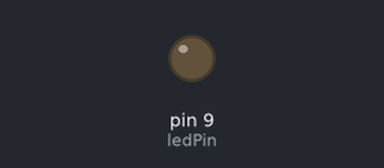
The sketch below on a simulated Arduino Uno, built with avr-gcc and run on an emulated ATmega328P. Shown: output pins drawn as LEDs (lit = HIGH).

Above: at 0.1 s.
Timing chart, 0 to 1.6 s (numbered marks = the images above):
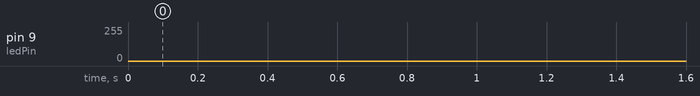

The sketch:

Tx_Ones.ino
```cpp
//17char=216bit=AFR(9.7->9.825)
// int values [] = {0, 0, 0, 0, 207, 215, 214, 210, 217, 206, 217, 214, 200, 210, 200, 205, 207, 217, 217, 201, 217, 217, 211, 213, 202, 200, 211, 200, 217, 215, 204, 209, 212, 217, 204, 209, 212, 210, 209, 211, 200, 202, 216, 217, 202, 217, 216, 214, 217, 200, 209, 208, 212, 211, 206, 200, 207, 211, 216, 212, 212, 217, 200, 215, 217, 207, 209, 210, 217, 202, 204, 204, 217, 206, 204, 214, 200, 206, 211, 214, 212, 216, 211, 217, 212, 209, 204, 217, 217, 200, 211, 211, 217, 213, 211, 211, 200, 209, 204, 207, 217, 213, 209, 217, 0, 0, 0, 0, 0, 0, 0, 0, 202, 209, 216, 217, 207, 209, 216, 215, 202, 200, 209, 200, 212, 202, 211, 209, 207, 217, 204, 213, 217, 216, 204, 200, 207, 208, 211, 209, 217, 209, 207, 208, 217, 206, 207, 200, 200, 217, 207, 214, 217, 212, 207, 210, 207, 209, 206, 200, 212, 200, 209, 217, 217, 213, 200, 217, 212, 209, 216, 209, 207, 212, 204, 207, 212, 206, 200, 215, 217, 203, 211, 203, 212, 209, 217, 217, 207, 214, 209, 209, 212, 217, 209, 203, 207, 200, 216, 206, 202, 212, 216, 212, 255, 255, 255, 255, 255, 255, 255, 255, 0, 0, 0, 0};
// int values [] = {0, 0, 0, 0, 217, 211, 211, 212, 212, 208, 214, 209, 207, 214, 204, 203, 200, 217, 217, 206, 217, 211, 207, 216, 200, 204, 207, 209, 207, 211, 207, 216, 217, 204, 207, 209, 217, 210, 212, 209, 207, 214, 200, 212, 207, 200, 212, 217, 217, 208, 209, 206, 212, 200, 217, 213, 212, 208, 200, 202, 212, 210, 205, 217, 212, 214, 209, 215, 217, 214, 214, 212, 207, 217, 204, 209, 202, 211, 217, 203, 200, 208, 211, 206, 217, 217, 212, 211, 207, 217, 205, 204, 207, 212, 212, 211, 200, 200, 217, 204, 217, 216, 216, 211, 0, 0, 0, 0, 0, 0, 0, 0, 207, 215, 200, 217, 212, 200, 209, 214, 207, 200, 206, 208, 200, 214, 211, 206, 212, 204, 211, 202, 217, 217, 204, 216, 217, 214, 204, 206, 217, 217, 206, 206, 217, 211, 216, 212, 200, 208, 200, 209, 212, 214, 209, 203, 212, 207, 207, 212, 212, 204, 214, 217, 217, 201, 207, 206, 202, 217, 200, 209, 207, 212, 206, 211, 212, 206, 216, 217, 217, 203, 200, 214, 202, 209, 209, 208, 217, 202, 200, 208, 212, 206, 216, 216, 207, 206, 206, 217, 212, 216, 209, 202, 250, 250, 250, 250, 250, 250, 250, 250, 0, 0, 0, 0};
// int values [] = {0, 0, 0, 0, 217, 217, 211, 211, 217, 200, 211, 217, 202, 210, 204, 214, 207, 202, 204, 208, 212, 214, 200, 216, 207, 204, 204, 206, 217, 217, 217, 206, 207, 214, 211, 202, 212, 206, 217, 211, 200, 216, 204, 207, 202, 202, 214, 217, 217, 206, 211, 211, 202, 209, 214, 204, 212, 206, 207, 207, 212, 217, 200, 217, 217, 212, 207, 201, 212, 213, 207, 209, 217, 207, 214, 216, 202, 200, 207, 209, 212, 215, 200, 216, 207, 216, 217, 215, 207, 209, 212, 200, 217, 216, 205, 207, 200, 209, 212, 213, 217, 201, 217, 217, 0, 0, 0, 0, 0, 0, 0, 0, 207, 217, 207, 206, 200, 207, 217, 209, 207, 204, 207, 212, 212, 217, 217, 209, 207, 214, 200, 213, 212, 214, 202, 200, 217, 204, 206, 209, 207, 215, 205, 210, 217, 217, 212, 208, 200, 202, 217, 200, 207, 213, 212, 214, 202, 214, 214, 209, 217, 204, 211, 213, 212, 217, 217, 200, 200, 214, 204, 209, 217, 216, 207, 200, 207, 209, 207, 209, 217, 216, 207, 217, 207, 209, 207, 200, 212, 205, 211, 203, 207, 217, 217, 206, 212, 217, 204, 212, 200, 204, 214, 209, 250, 250, 250, 250, 250, 250, 250, 250, 0, 0, 0, 0};
// int values [] = {0, 0, 0, 0, 217, 207, 207, 215, 217, 207, 200, 217, 207, 207, 207, 200, 207, 207, 214, 216, 212, 214, 216, 217, 207, 204, 216, 200, 212, 217, 209, 203, 200, 214, 209, 211, 207, 213, 211, 200, 212, 209, 217, 217, 207, 209, 204, 217, 202, 200, 214, 209, 217, 212, 200, 207, 207, 212, 212, 207, 217, 212, 217, 207, 207, 212, 212, 207, 207, 215, 214, 210, 217, 206, 217, 214, 200, 210, 200, 205, 207, 217, 217, 201, 207, 208, 209, 213, 202, 202, 216, 200, 217, 217, 216, 209, 202, 216, 209, 209, 217, 201, 212, 215, 0, 0, 0, 0, 0, 0, 0, 0, 202, 217, 212, 213, 202, 207, 212, 202, 202, 204, 212, 217, 212, 212, 204, 200, 217, 217, 204, 217, 212, 213, 211, 202, 207, 201, 211, 210, 207, 213, 207, 217, 217, 207, 207, 217, 207, 200, 207, 200, 217, 215, 207, 212, 207, 203, 217, 207, 207, 216, 207, 207, 217, 217, 210, 207, 200, 209, 207, 207, 207, 201, 200, 212, 207, 205, 207, 217, 217, 214, 214, 200, 217, 210, 207, 217, 212, 200, 202, 217, 217, 208, 212, 215, 212, 210, 202, 213, 202, 214, 212, 202, 250, 250, 250, 250, 250, 250, 250, 250, 0, 0, 0, 0};
// int values [] = {0, 0, 0, 0, 217, 214, 204, 205, 217, 217, 204, 216, 202, 211, 211, 200, 207, 208, 211, 213, 212, 217, 214, 208, 202, 202, 207, 200, 217, 213, 200, 214, 212, 215, 207, 210, 212, 217, 217, 202, 202, 207, 200, 217, 202, 204, 217, 215, 212, 201, 214, 213, 212, 208, 206, 206, 200, 214, 209, 212, 217, 217, 200, 209, 217, 211, 216, 203, 217, 204, 214, 209, 217, 211, 214, 216, 200, 204, 200, 209, 217, 211, 200, 216, 217, 216, 212, 202, 207, 209, 205, 200, 207, 216, 212, 217, 200, 209, 217, 208, 217, 209, 211, 211, 0, 0, 0, 0, 0, 0, 0, 0, 212, 200, 211, 207, 200, 213, 204, 217, 217, 209, 204, 211, 217, 206, 200, 201, 212, 210, 212, 210, 212, 217, 209, 214, 202, 215, 212, 205, 217, 212, 202, 207, 217, 212, 212, 207, 200, 212, 202, 207, 207, 212, 212, 207, 202, 206, 217, 207, 217, 206, 204, 217, 212, 216, 214, 211, 200, 202, 211, 211, 202, 210, 202, 217, 212, 214, 212, 215, 217, 200, 202, 213, 212, 208, 212, 202, 202, 209, 217, 209, 207, 217, 204, 213, 212, 217, 214, 200, 207, 200, 211, 209, 250, 250, 250, 250, 250, 250, 250, 250, 0, 0, 0, 0};
// int values [] = {0, 0, 0, 0, 207, 216, 209, 212, 212, 211, 209, 214, 207, 208, 216, 200, 202, 214, 216, 215, 202, 216, 212, 211, 212, 209, 212, 204, 216, 216, 212, 211, 200, 209, 212, 204, 207, 209, 209, 211, 202, 212, 209, 213, 207, 206, 216, 216, 212, 203, 216, 200, 202, 212, 202, 200, 212, 212, 216, 204, 212, 212, 202, 216, 216, 212, 205, 211, 216, 216, 209, 209, 212, 210, 206, 213, 207, 205, 216, 200, 212, 208, 200, 209, 207, 209, 202, 216, 202, 200, 209, 211, 216, 213, 216, 211, 202, 209, 216, 207, 216, 210, 207, 216, 0, 0, 0, 0, 0, 0, 0, 0, 207, 214, 216, 215, 200, 200, 207, 213, 207, 208, 216, 202, 207, 211, 204, 209, 212, 216, 204, 213, 216, 207, 211, 200, 202, 211, 211, 209, 212, 212, 202, 216, 216, 212, 205, 211, 202, 212, 202, 200, 212, 212, 216, 204, 212, 216, 212, 216, 202, 200, 212, 209, 212, 206, 212, 216, 202, 216, 212, 209, 216, 212, 216, 207, 200, 212, 200, 207, 216, 212, 205, 207, 216, 212, 209, 207, 216, 203, 216, 216, 202, 209, 204, 212, 207, 212, 214, 201, 202, 206, 211, 213, 250, 250, 250, 250, 250, 250, 250, 250, 0, 0, 0, 0};

// int values [] = {0, 0, 0, 0, 0};

//testequalizer
//int values [] = {0, 0, 0, 0, 207, 216, 209, 212, 212, 211, 209, 214, 207, 208, 216, 200, 202, 214, 216, 215, 202, 216, 212, 211, 212, 209, 212, 204, 216, 216, 212, 211, 200, 209, 212, 204, 207, 209, 209, 211, 202, 212, 209, 213, 207, 206, 216, 216, 212, 203, 216, 200, 202, 212, 202, 200, 212, 212, 216, 204, 212, 212, 202, 216, 216, 212, 205, 211, 216, 216, 209, 209, 212, 210, 206, 213, 207, 205, 216, 200, 212, 208, 200, 209, 207, 209, 202, 216, 202, 200, 209, 211, 216, 213, 216, 211, 202, 209, 216, 207, 216, 210, 207, 216, 0, 0, 0, 0, 0, 0, 0, 0, 207, 214, 216, 215, 200, 200, 207, 213, 207, 208, 216, 202, 207, 211, 204, 209, 212, 216, 204, 213, 216, 207, 211, 200, 202, 211, 211, 209, 212, 212, 202, 216, 216, 212, 205, 211, 202, 212, 202, 200, 212, 212, 216, 204, 212, 216, 212, 215, 202, 200, 205, 216, 202, 212, 212, 210, 212, 207, 216, 206, 212, 213, 200, 210, 212, 215, 216, 208, 212, 216, 209, 200, 212, 202, 205, 214, 202, 208, 216, 213, 207, 214, 216, 205, 212, 216, 202, 216, 207, 211, 209, 200, 207, 208, 216, 213, 216, 210, 212, 202, 0, 0, 0, 0, 0, 0, 0, 0, 200, 214, 205, 216, 207, 200, 212, 215, 207, 212, 214, 201, 202, 206, 211, 213, 216, 203, 216, 216, 202, 209, 204, 212, 250, 250, 250, 250, 250, 250, 250, 250, 250, 250, 250, 250, 250, 250, 250, 250, 250, 250, 250, 250, 250, 250, 250, 250, 250, 250, 250, 250, 250, 250, 250, 250, 250, 250, 250, 250, 250, 250, 250, 250, 250, 250, 250, 250, 250, 250, 250, 250, 250, 250, 250, 250, 250, 250, 250, 250, 250, 250, 250, 250, 250, 250, 250, 250, 250, 250, 250, 250, 250, 250, 250, 250, 250, 250, 250, 250, 0, 0, 0, 0};

///Data mapping+1px = KookminUniversity
int values [] = {0, 0, 0, 0, 129, 201, 145, 169, 169, 161, 145, 185, 129, 137, 201, 73, 89, 185, 201, 193, 89, 201, 169, 161, 169, 145, 169, 105, 201, 201, 169, 161, 73, 145, 169, 105, 129, 145, 145, 161, 89, 169, 145, 177, 129, 121, 201, 201, 169, 97, 201, 73, 89, 169, 89, 73, 169, 169, 201, 105, 169, 169, 89, 201, 201, 169, 113, 161, 201, 201, 145, 145, 169, 153, 121, 177, 129, 113, 201, 73, 169, 137, 73, 145, 129, 145, 89, 201, 89, 73, 145, 161, 201, 177, 201, 161, 89, 145, 201, 129, 201, 153, 129, 201, 129, 185, 201, 193, 73, 73, 129, 177, 129, 137, 201, 89, 129, 161, 105, 145, 169, 201, 105, 177, 201, 129, 161, 73, 89, 161, 161, 145, 169, 169, 89, 201, 201, 169, 113, 161, 89, 169, 89, 73, 169, 169, 201, 105, 169, 201, 169, 201, 89, 73, 169, 145, 169, 121, 169, 201, 89, 201, 169, 145, 201, 169, 201, 129, 73, 169, 73, 129, 201, 169, 113, 129, 201, 169, 145, 129, 201, 97, 201, 201, 89, 145, 105, 169, 129, 169, 185, 81, 89, 121, 161, 177, 250, 250, 250, 250, 250, 250, 250, 250, 0, 0, 0, 0};


//49char=540bit=AFR(8.3)
// int values [] = {0, 0, 0, 0, 212, 217, 214, 206, 217, 207, 211, 206, 202, 211, 217, 202, 200, 211, 204, 216, 212, 217, 209, 217, 207, 207, 209, 203, 212, 211, 216, 200, 200, 211, 216, 205, 217, 216, 217, 211, 202, 215, 204, 217, 207, 200, 214, 214, 202, 200, 211, 208, 217, 212, 202, 200, 207, 212, 212, 213, 217, 212, 202, 217, 207, 212, 212, 202, 207, 214, 204, 215, 217, 214, 204, 210, 207, 204, 211, 200, 212, 217, 211, 212, 202, 208, 217, 209, 207, 214, 211, 203, 217, 217, 214, 206, 200, 211, 204, 212, 217, 209, 204, 207, 0, 0, 0, 0, 0, 0, 0, 0, 202, 209, 204, 217, 207, 200, 211, 211, 212, 213, 211, 211, 207, 214, 200, 200, 212, 214, 216, 205, 217, 204, 206, 217, 212, 217, 209, 203, 212, 211, 206, 212, 217, 208, 209, 209, 202, 214, 200, 203, 207, 217, 216, 206, 207, 209, 209, 217, 212, 200, 216, 211, 217, 213, 216, 211, 200, 209, 209, 207, 202, 209, 217, 204, 217, 212, 211, 217, 202, 206, 214, 217, 207, 203, 204, 205, 217, 207, 200, 204, 207, 213, 212, 211, 207, 217, 209, 204, 217, 205, 212, 211, 212, 217, 209, 212, 217, 213, 206, 209, 0, 0, 0, 0, 0, 0, 0, 0,  202, 201, 216, 203, 217, 212, 200, 206, 217, 217, 211, 213, 202, 200, 211, 200, 217, 215, 204, 209, 212, 217, 204, 209, 217, 208, 214, 206, 200, 214, 211, 212, 207, 217, 217, 209, 212, 211, 204, 203, 212, 205, 204, 210, 207, 217, 204, 200, 212, 217, 211, 217, 217, 204, 211, 202, 207, 210, 212, 217, 217, 201, 202, 210, 207, 205, 212, 206, 207, 214, 202, 215, 207, 216, 217, 215, 207, 209, 212, 200, 217, 216, 205, 207, 200, 209, 212, 213, 217, 201, 217, 217, 207, 217, 207, 206, 200, 207, 217, 209, 0, 0, 0, 0, 0, 0, 0, 0, 207, 204, 207, 212, 217, 215, 207, 201, 217, 217, 207, 204, 217, 202, 207, 207, 200, 213, 207, 217, 207, 214, 216, 211, 212, 214, 209, 217, 200, 204, 209, 200, 212, 217, 216, 203, 207, 211, 214, 216, 207, 204, 214, 209, 217, 211, 200, 216, 207, 204, 200, 209, 217, 217, 212, 209, 200, 207, 205, 212, 207, 204, 212, 217, 207, 201, 217, 206, 207, 210, 212, 201, 207, 217, 202, 210, 207, 215, 212, 214, 217, 206, 202, 205, 207, 209, 216, 216, 212, 209, 209, 217, 200, 200, 209, 202, 212, 213, 216, 208, 0, 0, 0, 0, 0, 0, 0, 0,  217, 200, 206, 217, 212, 207, 216, 214, 217, 217, 200, 208, 202, 208, 209, 211, 207, 217, 212, 209, 207, 207, 205, 212, 200, 204, 212, 217, 217, 201, 217, 206, 217, 209, 204, 206, 202, 217, 204, 202, 217, 217, 211, 216, 212, 200, 211, 206, 217, 205, 205, 217, 207, 214, 209, 210, 217, 210, 217, 206, 207, 201, 200, 215, 207, 212, 212, 201, 207, 212, 212, 206, 207, 212, 212, 217, 207, 212, 212, 200, 250, 250, 250, 250, 250, 250, 250, 250, 250, 250, 250, 250, 250, 250, 250, 250, 250, 250, 250, 250, 0, 0, 0, 0};

//65char=756bit=AFR(8.3)a
// int values [] = {0, 0, 0, 0, 207, 217, 209, 217, 217, 211, 200, 207, 207, 208, 216, 200, 212, 214, 206, 208, 212, 215, 212, 210, 212, 206, 209, 214, 217, 210, 212, 205, 202, 217, 200, 201, 217, 209, 209, 207, 200, 209, 209, 217, 202, 200, 216, 211, 207, 213, 216, 211, 217, 216, 207, 200, 207, 209, 207, 209, 217, 216, 207, 217, 207, 209, 207, 200, 217, 214, 211, 202, 217, 214, 211, 216, 200, 204, 204, 206, 212, 217, 204, 206, 212, 211, 216, 212, 207, 208, 213, 209, 217, 214, 209, 203, 207, 217, 200, 206, 217, 214, 209, 202, 0, 0, 0, 0, 0, 0, 0, 0, 200, 214, 209, 216, 202, 204, 216, 206, 207, 217, 216, 206, 212, 202, 200, 206, 207, 217, 209, 202, 212, 216, 206, 216, 217, 208, 216, 206, 217, 204, 200, 209, 217, 211, 200, 216, 200, 204, 214, 209, 217, 211, 214, 216, 217, 214, 211, 217, 212, 204, 211, 200, 217, 217, 204, 203, 202, 214, 204, 211, 217, 214, 212, 217, 207, 210, 212, 212, 200, 201, 212, 217, 207, 205, 212, 200, 212, 200, 217, 207, 207, 213, 211, 217, 217, 209, 200, 211, 207, 209, 204, 211, 207, 214, 216, 211, 212, 214, 209, 217, 0, 0, 0, 0, 0, 0, 0, 0, 200, 204, 209, 200, 212, 217, 216, 203, 212, 200, 200, 214, 207, 200, 216, 208, 217, 216, 206, 211, 207, 215, 209, 217, 212, 216, 217, 200, 207, 202, 204, 217, 202, 206, 214, 217, 207, 206, 211, 215, 212, 205, 204, 200, 207, 217, 204, 213, 212, 217, 211, 205, 217, 204, 211, 216, 212, 212, 214, 207, 217, 209, 207, 217, 202, 206, 200, 201, 212, 217, 207, 204, 212, 217, 211, 213, 217, 207, 204, 200, 217, 211, 204, 209, 200, 211, 211, 209, 217, 205, 217, 217, 202, 214, 207, 210, 202, 210, 217, 206, 0, 0, 0, 0, 0, 0, 0, 0, 202, 201, 207, 215, 202, 212, 202, 200, 212, 212, 217, 204, 212, 212, 202, 217, 217, 212, 205, 211, 217, 202, 204, 204, 217, 206, 204, 214, 200, 206, 211, 214, 212, 216, 211, 217, 202, 216, 205, 211, 202, 209, 205, 204, 217, 216, 217, 211, 202, 209, 217, 204, 217, 206, 217, 204, 202, 216, 216, 214, 207, 202, 202, 214, 202, 206, 209, 217, 212, 203, 207, 200, 212, 216, 207, 211, 212, 217, 207, 210, 212, 209, 207, 217, 207, 215, 214, 210, 217, 206, 217, 214, 200, 210, 200, 205, 207, 217, 217, 201, 0, 0, 0, 0, 0, 0, 0, 0, 207, 209, 202, 217, 202, 200, 209, 211, 217, 213, 217, 211, 202, 209, 216, 207, 202, 209, 204, 204, 207, 212, 214, 217, 202, 206, 211, 217, 217, 203, 217, 205, 207, 206, 207, 208, 217, 210, 200, 203, 217, 217, 207, 217, 207, 215, 214, 200, 212, 215, 200, 210, 217, 217, 207, 208, 202, 202, 214, 200, 212, 213, 207, 214, 217, 204, 202, 216, 207, 200, 212, 203, 217, 211, 202, 209, 207, 217, 212, 217, 212, 217, 217, 202, 202, 207, 200, 217, 202, 204, 217, 215, 212, 201, 214, 213, 217, 200, 212, 203, 0, 0, 0, 0, 0, 0, 0, 0, 207, 211, 202, 209, 217, 217, 212, 217, 207, 204, 202, 216, 212, 214, 217, 215, 212, 210, 207, 217, 200, 201, 217, 210, 212, 205, 207, 206, 212, 217, 214, 217, 202, 207, 207, 206, 217, 204, 200, 209, 212, 201, 207, 212, 217, 211, 214, 212, 200, 217, 217, 212, 207, 204, 200, 212, 207, 200, 217, 212, 212, 204, 211, 202, 200, 217, 204, 216, 217, 214, 204, 206, 217, 214, 211, 206, 207, 209, 211, 217, 212, 209, 211, 215, 207, 200, 204, 200, 217, 213, 204, 217, 200, 200, 209, 214, 202, 216, 209, 208, 0, 0, 0, 0, 0, 0, 0, 0, 217, 205, 216, 211, 212, 213, 216, 217, 202, 200, 212, 215, 212, 217, 205, 217, 212, 203, 212, 210, 202, 208, 217, 206, 250, 250, 250, 250, 250, 250, 250, 250, 250, 250, 250, 250, 250, 250, 250, 250, 250, 250, 250, 250, 250, 250, 250, 250, 250, 250, 250, 250, 250, 250, 250, 250, 250, 250, 250, 250, 250, 250, 250, 250, 250, 250, 250, 250, 250, 250, 250, 250, 250, 250, 250, 250, 250, 250, 250, 250, 250, 250, 250, 250, 250, 250, 250, 250, 250, 250, 250, 250, 250, 250, 250, 250, 250, 250, 250, 250, 0, 0, 0, 0};

//version 8
//int values [] = {0, 50, 0, 100, 0, 150, 0}; // version 1
//int values [] = {0, 50, 0, 70, 0,100}; // version2
//int values [] = {0, 10, 0, 30, 0, 50, 0, 70, 0, 90}; //version 3
//int values[] = {0, 50, 0,60,0, 70,0,80,0,90,0, 100}; // version 4
//int values[] = {0, 50, 0,60,0, 70,0,80,0,90,0, 100, 0, 110,0, 120,0, 130,0, 140,0, 150,0, 160,0, 170,0, 180,0, 190, 0, 200, 0}; // version 5
//int values[] = {0,30,0,40,0, 50, 0,60,0, 70,0,80,0,90,0, 100}; // version 6
//int values[] = {0,30,0,35,0,40,0,45,0, 50, 0,55,0,60,0,65,0, 70,0,75,0,80,0,85,0,90,0,95,0, 100}; // version 7
//int values[] = {30,50,70,90,110,130,150,170,190,210,230}; //version 8 -- using 1 repeat count
//int values[] = {50,100,150,200}; //v9
//int values[] ={150};
//int values[] = {50,0,100,0,150,0,200}; //
//int values[] = {30,50,70,90,110,130,150,170,190,210,230};

int repeatCount = 1;  // Jumlah pengulangan untuk setiap nilai
int ledPin = 9; // PWM pin (dapat menggunakan pin 3, 5, 6, 9, 10, atau 11)

void setup() {

  // Set LED pin sebagai outputqq
  pinMode(ledPin, OUTPUT);

  // Set Timer 1 ke 16kHz
  TCCR1B = (TCCR1B & 0b11111000) | 0x01;  // Set prescaler ke 1, 16 MHz / 1 = 16kHz
}

void loop() {
  // Iterate over the values array
  for (int i = 0; i < sizeof(values) / sizeof(values[0]); i++) {
    // Ulangi setiap nilai 10 kali
    for (int j = 0; j < repeatCount; j++) {
      analogWrite(ledPin, values[i]);  // Kirim nilai PWM ke LED
      //delayMicroseconds(197); //delay untuk FLIR //~197 Delay kecil antara update /100/30//66/66+33/99/132/165/197/230/263
    delayMicroseconds(205); //200 //210/20
    }
  }

  // Matikan LED setelah loop
  analogWrite(ledPin, 0);  // Set kecerahan LED ke 0 (mati)

  // Delay agar LED tetap mati sejenak sebelum mengulang
  //delayMicroseconds(1000000);
  //delayMicroseconds(1000);
  delay(5); //6 //2 //3
}
```
